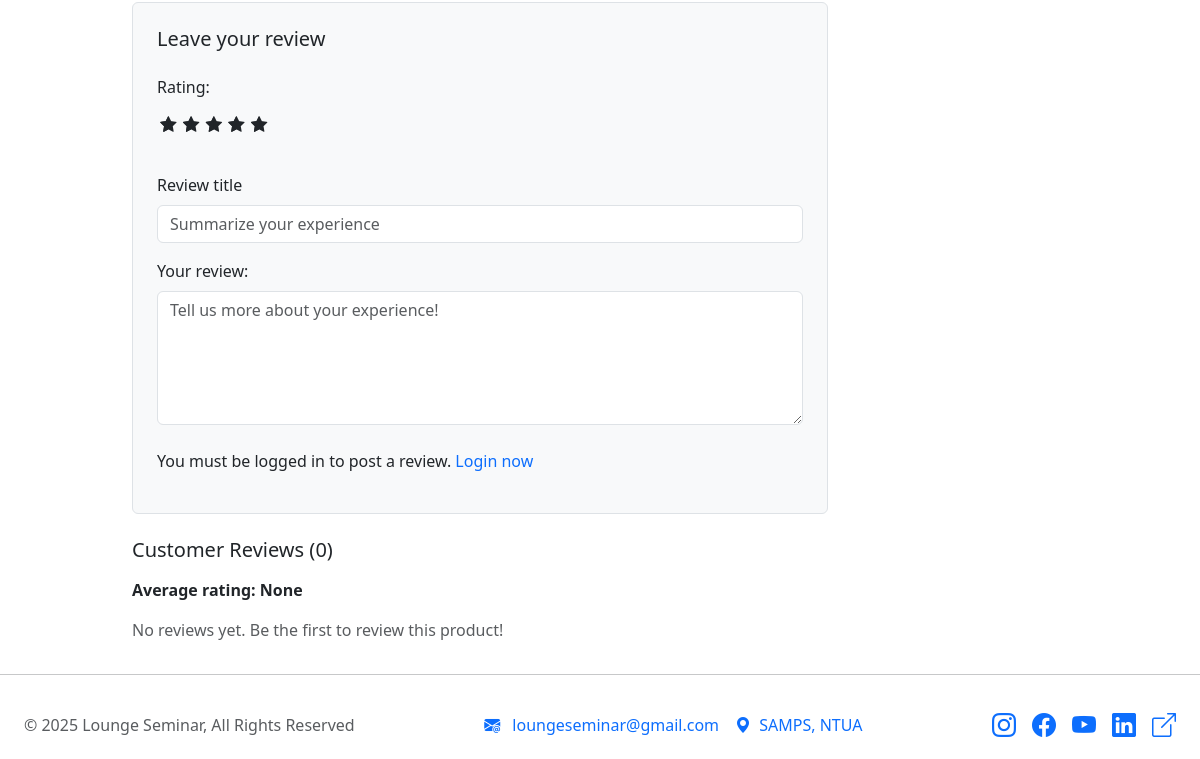
Page /products/category/accessories/bag-design-1/ (lower part) on the earlier database version.
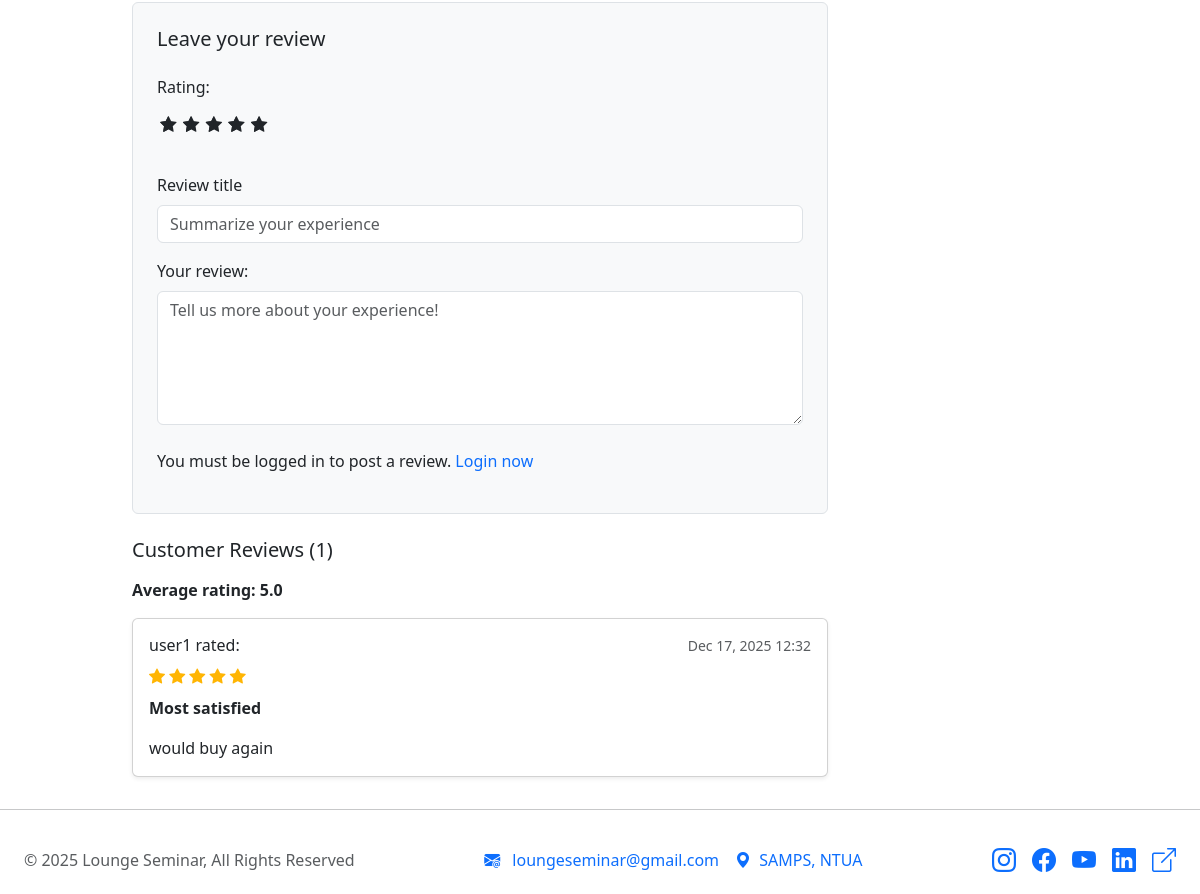
Same page on the later database version.
### products/models.py (models this page shows, shortened)
class ReviewRating(models.Model):
    product = models.ForeignKey(Product, on_delete=models.CASCADE)
    user = models.ForeignKey('auth.User', on_delete=models.CASCADE)
    subject = models.CharField(max_length=100, blank=True)
    review = models.TextField(max_length=500, blank=True)
    rating = models.FloatField()
    ip = models.CharField(max_length=20, blank=True)
    status = models.BooleanField(default=True)
    created_at = models.DateTimeField(auto_now_add=True)
    updated_at = models.DateTimeField(auto_now=True)

### products/views.py (the view, shortened to what this page needs)
# urls.py: path('products/category/<slug:category_slug>/<slug:product_slug>/', views.product_detail, name='product_detail'),
def product_detail(request, category_slug, product_slug):
    single_product = get_object_or_404(
        Product.objects.prefetch_related(
            'colors',
            'colors__sizes__size'
        ),
        category__slug=category_slug,
        slug=product_slug
    )
    color_variants = single_product.colors.all()
    sizes_by_color = defaultdict(list)
    for color in color_variants:
        for size_variant in color.sizes.all():  # include N/A
            size_name = size_variant.size.size
            if size_name == "N/A":
                size_name = "One size"
            sizes_by_color[color.id].append({
                "id": size_variant.id,
                "size": size_name,
                "inventory": size_variant.inventory,
            })
    is_product_available = any(
        size["inventory"] > 0
        for sizes in sizes_by_color.values()
        for size in sizes
    )
    orderproduct = None
    reviews = ReviewRating.objects.filter(product_id=single_product.id)
    average_rating = reviews.aggregate(avg=Avg('rating'))['avg']
    context = {
        "single_product": single_product,
        "color_variants": color_variants,
        "sizes_by_color": dict(sizes_by_color),
        "is_product_available": is_product_available,
        "orderproduct": orderproduct,
        "reviews": reviews,
        "average_rating": average_rating,
    }
    context.update(store_essentials())
    return render(request, "products/product_detail.html", context)

### categories/context_processors.py (called while the page is built)
def menu_links(request):
    links = Category.objects.filter(parent__isnull=True)
    return dict(links=links)

### categories/models.py (called while the page is built)
    def get_url(self):
        return reverse('products:products_by_category', args=[self.slug])

### products/models.py (called while the page is built)
    def is_available(self):
        return self.sizes.filter(inventory__gt=0).exists()

### products/templatetags/product_extras.py (called while the page is built)
@register.filter
def get_item(dictionary, key):
    return dictionary.get(key, [])

### products/templates/products/product_detail.html (shortened to what the changed rows need)
{% extends 'layout.html' %}
{% load static %}
{% load product_extras %}
{% block body %}
<section class="section-content padding-y bg" id="prod-det-page">
    <div class="container">
        <br>
        <div class="row">
            <div class="col-md-9">
                <div class="reviews-section mt-4">
                    <h5 class="mb-3">Customer Reviews ({{ reviews.count }})</h5>
                    <p class="fw-bolder">Average rating: {{ average_rating }}</p>
                    {% for review in reviews %}
                        <div class="card mb-3 shadow-sm">
                            <div class="card-body">
                                <div class="d-flex justify-content-between align-items-center mb-2">
                                    <h6 class="card-title mb-0">{{ review.user.username }} rated:</h6>
                                    <small class="text-muted">{{ review.updated_at|date:"M d, Y H:i" }}</small>
                                </div>
                                {% if review.rating %}
                                    <div class="rating-star">
                                        <span><i class="bi bi-star{% if review.rating >= 1 %}-fill{% elif review.rating == 0.5 %}-half{% endif %}"></i></span>
                                        <span><i class="bi bi-star{% if review.rating >= 2 %}-fill{% elif review.rating == 1.5 %}-half{% endif %}"></i></span>
                                        <span><i class="bi bi-star{% if review.rating >= 3 %}-fill{% elif review.rating == 2.5 %}-half{% endif %}"></i></span>
                                        <span><i class="bi bi-star{% if review.rating >= 4 %}-fill{% elif review.rating == 3.5 %}-half{% endif %}"></i></span>
                                        <span><i class="bi bi-star{% if review.rating == 5 %}-fill{% elif review.rating == 4.5 %}-half{% endif %}"></i></span>
                                    </div>
                                {% endif %}
                                <p class="card-text mt-2 fw-bold">{{ review.subject }}</p>
                                <p class="card-text">{{ review.review }}</p>
                            </div>
                        </div>
                    {% empty %}
                        <p class="text-muted">No reviews yet. Be the first to review this product!</p>
                    {% endfor %}
                </div>
            </div>
        </div>
    </div>
</section>
{% endblock %}

Differences in the rows shown:
added ReviewRating: user.username "user1", updated_at "Dec 17, 2025 12:32", rating 5 (drawn), subject "Most satisfied", review "would buy again"
Other differences:
{{ reviews.count }}: "0" → "1"
{{ average_rating }}: "None" → "5.0"
text no longer shown: "No reviews yet. Be the first to review this product!"
